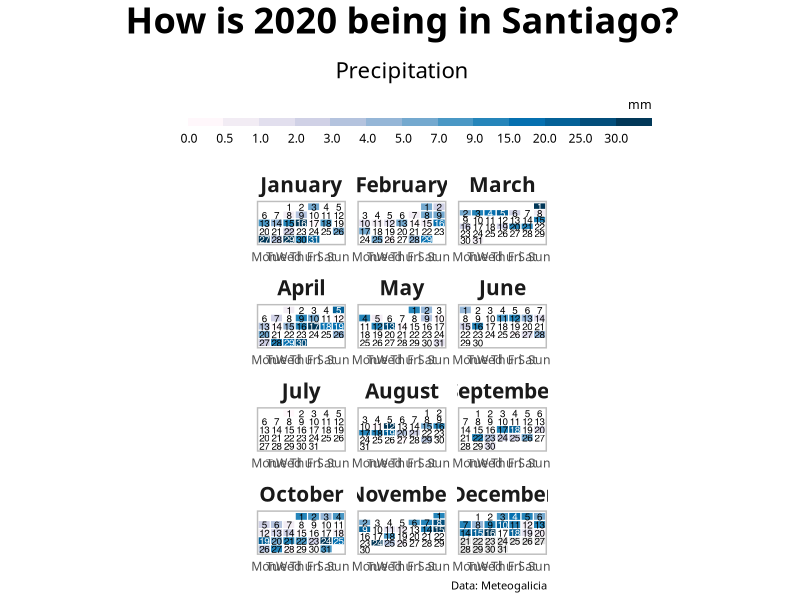
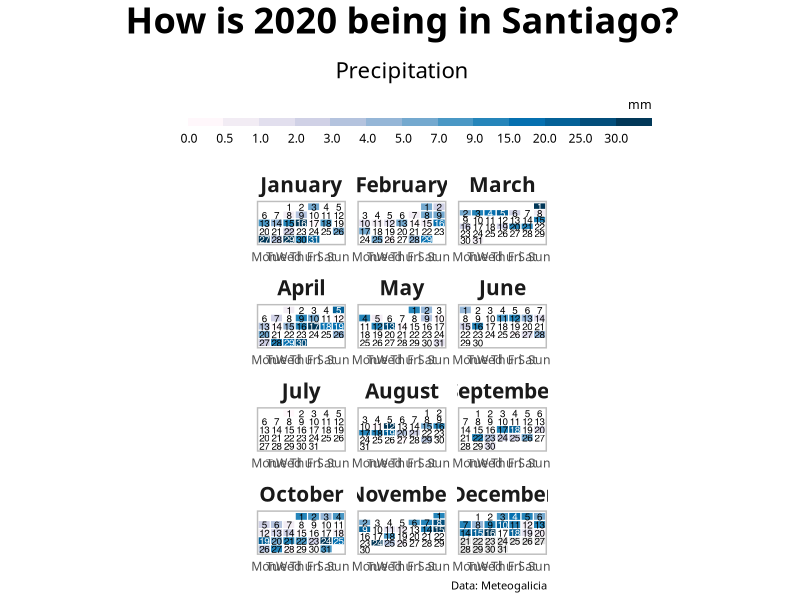

The R script that drew these images, in order:
## ---- chunk 1
Sys.setlocale("LC_ALL","English")
## ---- chunk 2
library(knitr)

tb <- data.frame(paquete=c("tidyverse", "lubridate",
                           "ragg"),
                 descripcion=c("Collection of packages (visualization, manipulation): ggplot2, dplyr, purrr, etc.",
                               "Easy manipulation of dates and times",
                               "ragg provides a set of high quality and high performance raster devices"

                                ))

kable(tb,booktabs = TRUE,col.names=c("Package","Description"))

## ---- chunk 3
# instalamos los paquetes si hace falta
if(!require("tidyverse")) install.packages("tidyverse")
if(!require("ragg")) install.packages("ragg")
if(!require("lubridate")) install.packages("lubridate")

# paquetes
library(tidyverse)
library(lubridate)
library(ragg)
## ---- chunk 4
# import the data
dat_pr <- read_csv("precipitation_santiago.csv")
dat_pr
## ---- chunk 5

dat_pr <- dat_pr %>% 
          complete(date = seq(ymd("2020-01-01"), 
                              ymd("2020-12-31"), 
                              "day")) %>%
          mutate(weekday = wday(date, label = T, week_start = 1), 
                 month = month(date, label = T, abbr = F),
                 week = isoweek(date),
                 day = day(date))
## ---- chunk 6
  
dat_pr <- mutate(dat_pr, 
                 week = case_when(month == "December" & week == 1 ~ 53,
                                  month == "January" & week %in% 52:53 ~ 0,
                                  TRUE ~ week),
                 pcat = cut(pr, c(-1, 0, .5, 1:5, 7, 9, 15, 20, 25, 30, 300)),
                 text_col = ifelse(pcat %in% c("(15,20]", "(20,25]", "(25,30]", "(30,300]"), 
                                   "white", "black")) 
      
dat_pr  
## ---- chunk 7
# color ramp
pubu <- RColorBrewer::brewer.pal(9, "PuBu")
col_p <- colorRampPalette(pubu)

## ---- chunk 8
theme_calendar <- function(){

 theme(aspect.ratio = 1/2,
       
       axis.title = element_blank(),
       axis.ticks = element_blank(),
       axis.text.y = element_blank(),
       axis.text = element_text(family = "Montserrat"),
       
       panel.grid = element_blank(),
       panel.background = element_blank(),
       
       strip.background = element_blank(),
       strip.text = element_text(family = "Montserrat", face = "bold", size = 15),
       
       legend.position = "top",
       legend.text = element_text(family = "Montserrat", hjust = .5),
       legend.title = element_text(family = "Montserrat", size = 9, hjust = 1),
       
       plot.caption =  element_text(family = "Montserrat", hjust = 1, size = 8),
       panel.border = element_rect(colour = "grey", fill=NA, size=1),
       plot.title = element_text(family = "Montserrat", hjust = .5, size = 26, 
                                 face = "bold", 
                                 margin = margin(0,0,0.5,0, unit = "cm")),
       plot.subtitle = element_text(family = "Montserrat", hjust = .5, size = 16)
  )
}
## ---- chunk 9

    ggplot(dat_pr, 
           aes(weekday, -week, fill = pcat)) +
      geom_tile(colour = "white", size = .4)  + 
      geom_text(aes(label = day, colour = text_col), size = 2.5) +
      guides(fill = guide_colorsteps(barwidth = 25, 
                                     barheight = .4,
                                    title.position = "top")) +
       scale_fill_manual(values = c("white", col_p(13)),
                         na.value = "grey90", drop = FALSE) +
       scale_colour_manual(values = c("black", "white"), guide = FALSE) + 
       facet_wrap(~ month, nrow = 4, ncol = 3, scales = "free") +
       labs(title = "How is 2020 being in Santiago?", 
             subtitle = "Precipitation",
             caption = "Data: Meteogalicia",
             fill = "mm") +
       theme_calendar()

## ---- chunk 10
ggsave("pr_calendar.png", height = 10, width = 8, device = agg_png())
